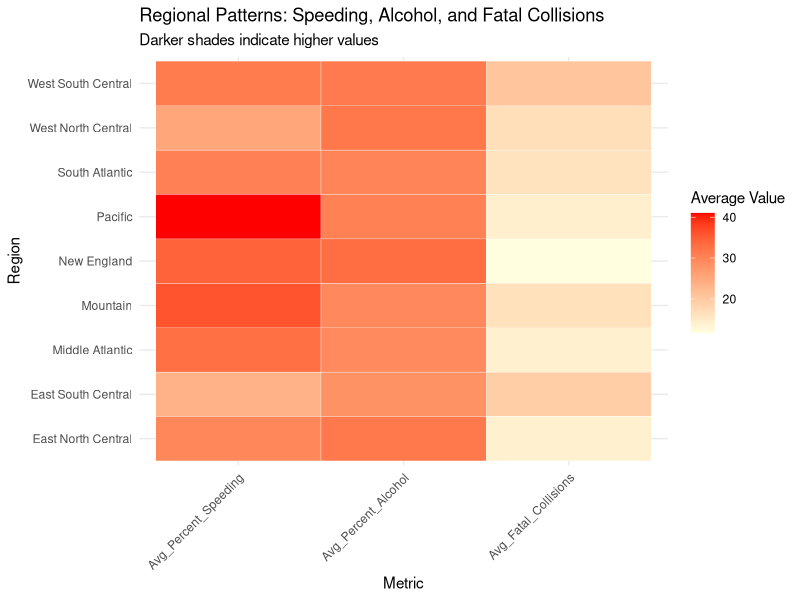
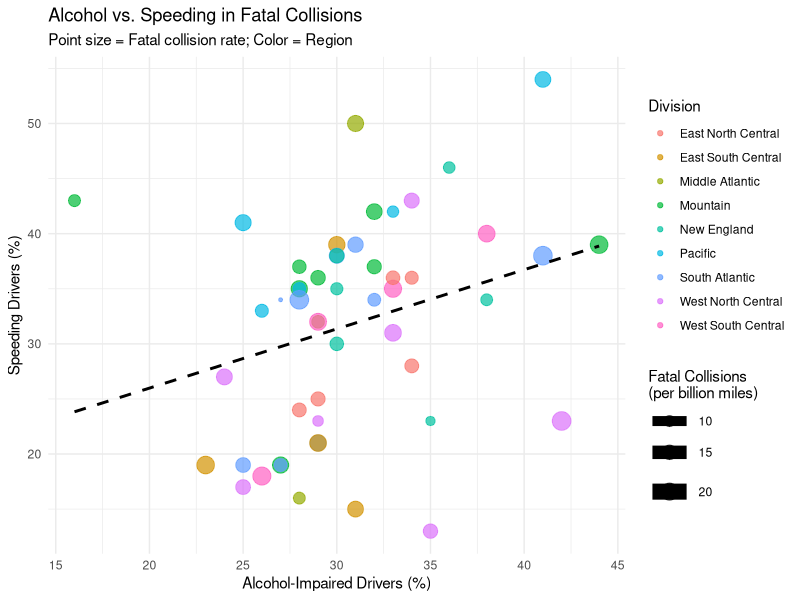

Source code (R) for these figures, in order:
## ---- chunk 1
knitr::opts_chunk$set(echo = TRUE)
## ---- chunk 2
data <- read.csv("bad-drivers.csv")
summary(data)
head(data)
## ---- chunk 3
missing_values <- colSums(is.na(data))
print("Missing values per column:")
print(missing_values)
data <- data[, colSums(is.na(data)) == 0]  
print("Columns after removing those with NAs:")
print(names(data))
## ---- chunk 4
colnames(data) <- c("State", "Fatal_Collisions_Per_Billion", "Percent_Speeding", 
                    "Percent_Alcohol", "Percent_Not_Distracted", "Percent_No_Prior", 
                    "Insurance_Premiums", "Losses_Per_Driver")
str(data)
## ---- chunk 5
data$State <- as.factor(data$State)
numeric_cols <- c("Fatal_Collisions_Per_Billion", "Percent_Speeding", "Percent_Alcohol", 
                  "Percent_Not_Distracted", "Percent_No_Prior", "Insurance_Premiums", 
                  "Losses_Per_Driver")
data[numeric_cols] <- lapply(data[numeric_cols], as.numeric)
## ---- chunk 6
duplicates <- duplicated(data)
print("Number of duplicate rows:")
print(sum(duplicates))

data <- data[!duplicates, ]  

print("Final cleaned data:")
head(data)
## ---- chunk 7
library(tidyverse)
library(ggplot2)
library(dplyr)
library(tidyr)
library(reshape2)
## ---- chunk 8
divisions <- list(
  `New England` = c("Connecticut", "Maine", "Massachusetts", "New Hampshire", "Rhode Island", "Vermont"),
  `Middle Atlantic` = c("New Jersey", "New York", "Pennsylvania"),
  `East North Central` = c("Illinois", "Indiana", "Michigan", "Ohio", "Wisconsin"),
  `West North Central` = c("Iowa", "Kansas", "Minnesota", "Missouri", "Nebraska", "North Dakota", "South Dakota"),
  `South Atlantic` = c("Delaware", "Florida", "Georgia", "Maryland", "North Carolina", "South Carolina", 
                      "Virginia", "West Virginia", "District of Columbia"),
  `East South Central` = c("Alabama", "Kentucky", "Mississippi", "Tennessee"),
  `West South Central` = c("Arkansas", "Louisiana", "Oklahoma", "Texas"),
  `Mountain` = c("Arizona", "Colorado", "Idaho", "Montana", "Nevada", "New Mexico", "Utah", "Wyoming"),
  `Pacific` = c("Alaska", "California", "Hawaii", "Oregon", "Washington")
)

data <- data %>%
  mutate(Division = case_when(
    State %in% divisions$`New England` ~ "New England",
    State %in% divisions$`Middle Atlantic` ~ "Middle Atlantic",
    State %in% divisions$`East North Central` ~ "East North Central",
    State %in% divisions$`West North Central` ~ "West North Central",
    State %in% divisions$`South Atlantic` ~ "South Atlantic",
    State %in% divisions$`East South Central` ~ "East South Central",
    State %in% divisions$`West South Central` ~ "West South Central",
    State %in% divisions$`Mountain` ~ "Mountain",
    State %in% divisions$`Pacific` ~ "Pacific",
    TRUE ~ NA_character_
  ))

division_summary <- data %>%
  group_by(Division) %>%
  summarise(
    Avg_Percent_Speeding = mean(Percent_Speeding, na.rm = TRUE),
    Avg_Percent_Alcohol = mean(Percent_Alcohol, na.rm = TRUE),
    Avg_Fatal_Collisions = mean(Fatal_Collisions_Per_Billion, na.rm = TRUE)
  )

print("Division Summary:")
print(division_summary)

# Reshape data for heatmap
heatmap_data <- division_summary %>%
  select(Division, Avg_Percent_Speeding, Avg_Percent_Alcohol, Avg_Fatal_Collisions) %>%
  melt(id.vars = "Division")

# Plot
ggplot(heatmap_data, aes(x = variable, y = Division, fill = value)) +
  geom_tile(color = "white") +
  scale_fill_gradient(low = "lightyellow", high = "red", name = "Average Value") +
  labs(
    title = "Regional Patterns: Speeding, Alcohol, and Fatal Collisions",
    subtitle = "Darker shades indicate higher values",
    x = "Metric",
    y = "Region"
  ) +
  theme_minimal() +
  theme(axis.text.x = element_text(angle = 45, hjust = 1))


ggplot(data, aes(x = Percent_Alcohol, y = Percent_Speeding, 
                 size = Fatal_Collisions_Per_Billion, color = Division)) +
  geom_point(alpha = 0.7) +
  geom_smooth(method = "lm", se = FALSE, color = "black", linetype = "dashed") +
  scale_size_continuous(name = "Fatal Collisions\n(per billion miles)") +
  labs(
    title = "Alcohol vs. Speeding in Fatal Collisions",
    subtitle = "Point size = Fatal collision rate; Color = Region",
    x = "Alcohol-Impaired Drivers (%)",
    y = "Speeding Drivers (%)"
  ) +
  theme_minimal()
